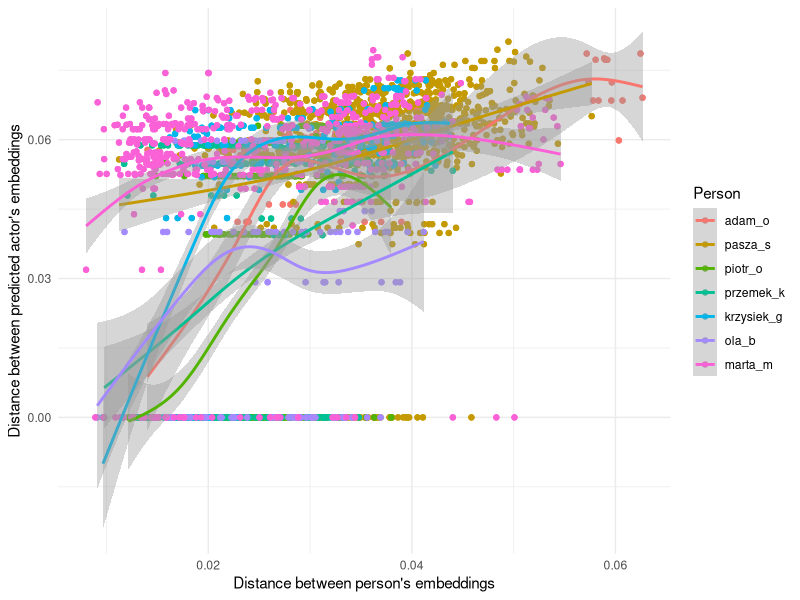
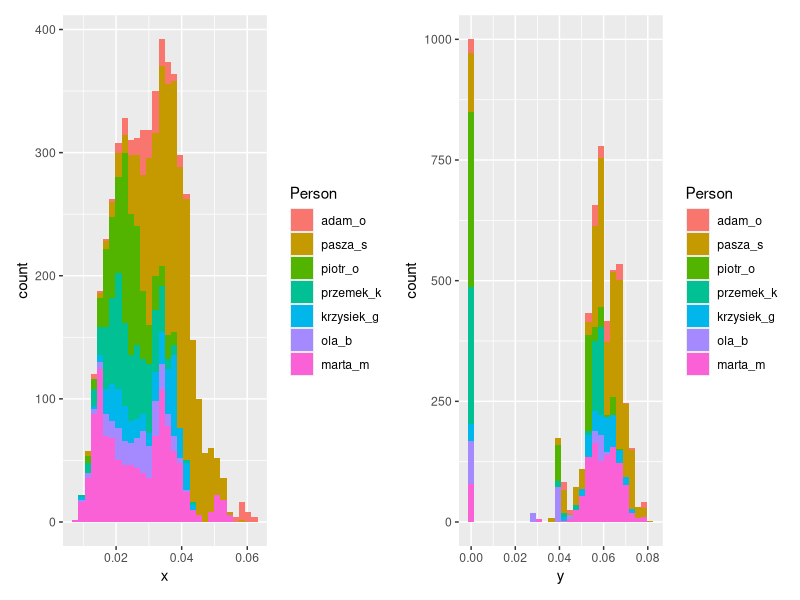
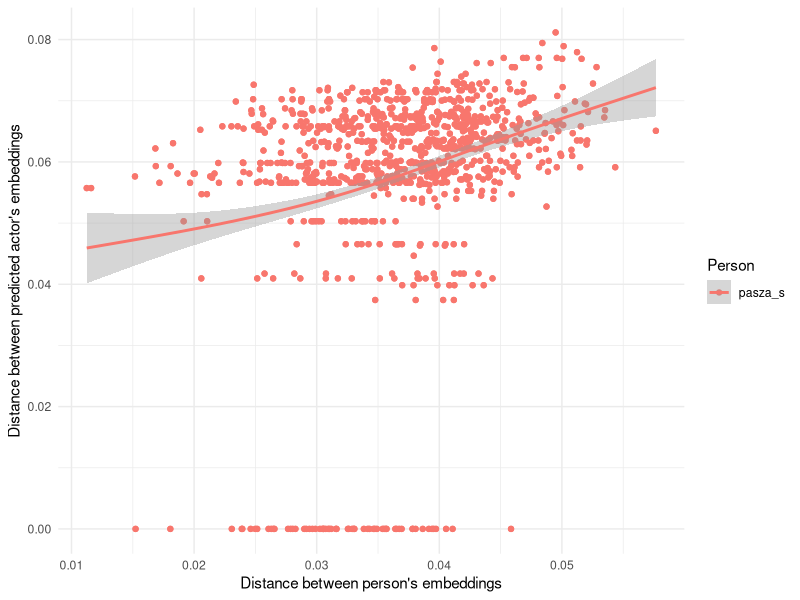
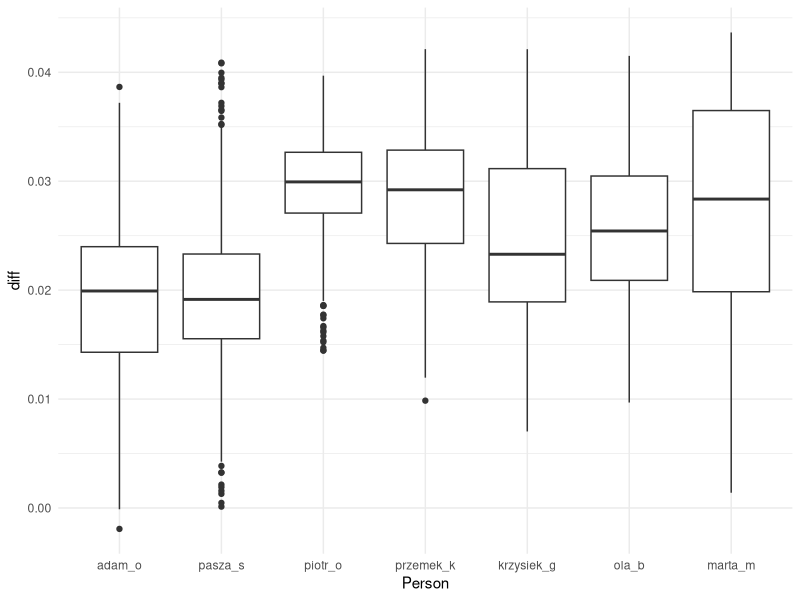
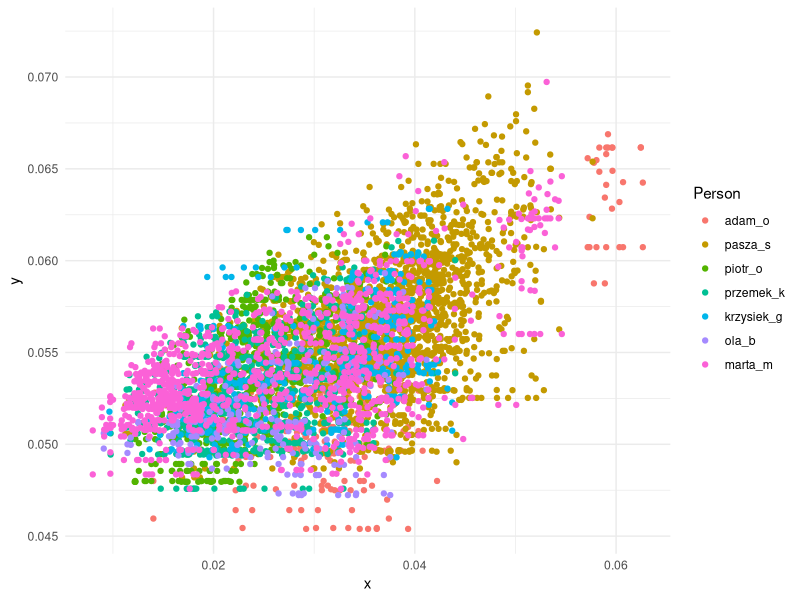

These charts were generated, in order, by the following R code:
library(tidyverse)
library(patchwork)
data <- read_csv('stability_pd_df.csv', col_types = 'fnn')
data <- data %>% filter(x != 0)

data %>% ggplot(aes(x, y, colour=Person)) +
    geom_point() +
    geom_smooth() +
    xlab('Distance between person\'s embeddings') +
    ylab('Distance between predicted actor\'s embeddings') +
    theme_minimal()

p1 <- data %>% ggplot(aes(x, fill=Person)) +
    geom_histogram()

p2 <- data %>% ggplot(aes(y, fill=Person)) +
    geom_histogram()
p1 + p2

data %>%
    filter(Person=='pasza_s') %>% 
    ggplot(aes(x, y, colour=Person)) +
    geom_point() +
    geom_smooth() +
    xlab('Distance between person\'s embeddings') +
    ylab('Distance between predicted actor\'s embeddings') +
    theme_minimal()

data2 <- read_csv('stability2_pd_df.csv', col_types = 'fnn')
data2 <- data2 %>% filter(x != 0) %>% mutate(diff = y - x)
data2 %>% ggplot(aes(x = Person, y = diff)) +
    geom_boxplot() +
    theme_minimal()

data2 %>% group_by(Person) %>% summarise(mean(diff > 0))

data2 %>% ggplot(aes(x = x, y = y , colour = Person)) +
    geom_point() +
    theme_minimal()
